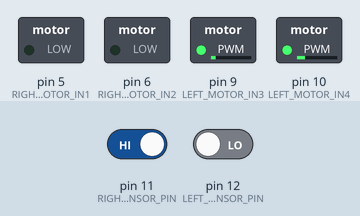
Recording of a sketch running on a simulated Arduino Uno, built with avr-gcc and run on an emulated ATmega328P. On the bench: switched loads named in the sketch (green lamp = pin HIGH). The test bench sets the inputs (shaded band); at power-on: pin 11 (RIGHT_SENSOR_PIN) HIGH, pin 12 (LEFT_SENSOR_PIN) LOW.

Above: at 1.2 s.
1.3 s: pin 11 (RIGHT_SENSOR_PIN) driven LOW
At 2.1 s:
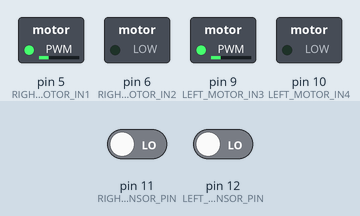
2.8 s: pin 12 (LEFT_SENSOR_PIN) driven HIGH
At 3.7 s:
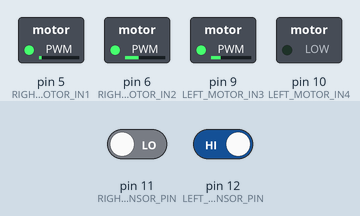
4.3 s: pin 11 (RIGHT_SENSOR_PIN) driven HIGH
At 5.5 s:
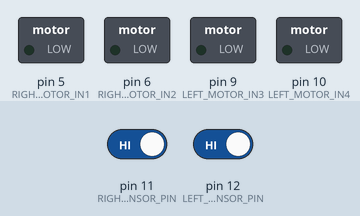
5.8 s: pin 12 (LEFT_SENSOR_PIN) driven LOW
At 7.0 s:
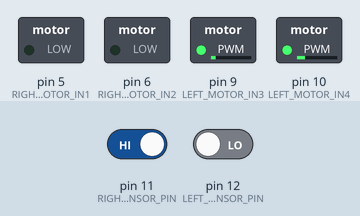
7.3 s: pin 11 (RIGHT_SENSOR_PIN) driven LOW and pin 12 (LEFT_SENSOR_PIN) driven HIGH
At 7.8 s:
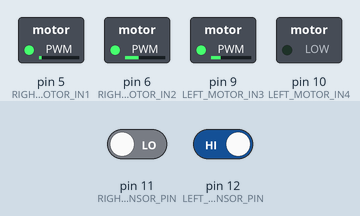
Timing chart, 0 to 9.8 s (numbered marks = the images above; inputs shaded):
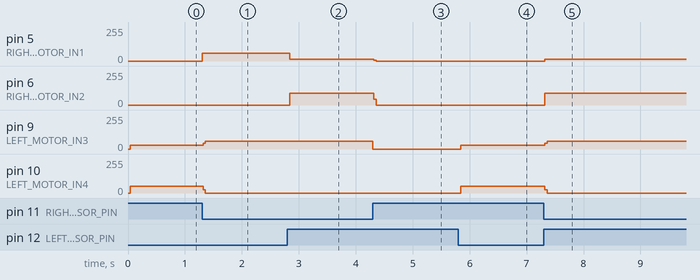

Measured:
- after the input at 1.3 s, pin 5 (RIGHT_MOTOR_IN1): 0/255 → 60/255 at once; pin 9 (LEFT_MOTOR_IN3): 28/255 → 60/255 at once; pin 10 (LEFT_MOTOR_IN4): 50/255 → 0/255 at once
- after the input at 2.8 s, pin 5 (RIGHT_MOTOR_IN1): 60/255 → 15/255 at once; pin 6 (RIGHT_MOTOR_IN2): 0/255 → 87/255 at once
- after the input at 4.3 s, pin 5 (RIGHT_MOTOR_IN1): 15/255 → 0/255 at once; pin 6 (RIGHT_MOTOR_IN2): 87/255 → 0/255 at once; pin 9 (LEFT_MOTOR_IN3): 60/255 → 0/255 at once
- after the input at 5.8 s, pin 9 (LEFT_MOTOR_IN3): 0/255 → 28/255 at once; pin 10 (LEFT_MOTOR_IN4): 0/255 → 50/255 at once
- after the input at 7.3 s, pin 5 (RIGHT_MOTOR_IN1): 0/255 → 15/255 at once; pin 6 (RIGHT_MOTOR_IN2): 0/255 → 87/255 at once; pin 9 (LEFT_MOTOR_IN3): 28/255 → 60/255 at once; pin 10 (LEFT_MOTOR_IN4): 50/255 → 0/255 at once

The sketch:

line_robot_movement.ino
```cpp
// --- Sensor Pin Definitions ---
const int RIGHT_SENSOR_PIN = 11;
const int LEFT_SENSOR_PIN = 12;

// Controling the turn speed
const int MOTOR_SPEED1 = 60;
const int MOTOR_SPEED2 = 150;

// --- Motor Direction Pins ---
const int RIGHT_MOTOR_IN1 = 5;
const int RIGHT_MOTOR_IN2 = 6;
const int LEFT_MOTOR_IN3 = 9;
const int LEFT_MOTOR_IN4 = 10;

enum MotorState {
  FORWARD,
  REVERSE,
  STOP
};

void setup() {
  // Initialize motor direction control pins as outputs
  pinMode(RIGHT_MOTOR_IN1, OUTPUT);
  pinMode(RIGHT_MOTOR_IN2, OUTPUT);
  pinMode(LEFT_MOTOR_IN3, OUTPUT);
  pinMode(LEFT_MOTOR_IN4, OUTPUT);

  // Initialize IR sensor pins as inputs
  pinMode(RIGHT_SENSOR_PIN, INPUT);
  pinMode(LEFT_SENSOR_PIN, INPUT);

  // Ensure motors are completely stopped on startup
  setRightMotor(STOP);
  setLeftMotor(STOP);
}

void loop() {
  // Read sensor values (assuming LOW = reflecting/white, HIGH = absorbing/black line)
  bool isRightOnLine = digitalRead(RIGHT_SENSOR_PIN);
  bool isLeftOnLine = digitalRead(LEFT_SENSOR_PIN);

  // --- Core Line Following Logic ---
  if (!isRightOnLine && !isLeftOnLine) {
    // Both sensors are off the line (LOW), move straight forward
    setRightMotor(FORWARD);
    setLeftMotor(FORWARD);
  }
  else if (isRightOnLine && !isLeftOnLine) {
    // Right sensor detected the line, drift/turn right
    // Tank turn: Right motor reverses, Left motor goes forward for a sharp turn
    setRightMotor(REVERSE);
    setLeftMotor(FORWARD);
  }
  else if (!isRightOnLine && isLeftOnLine) {
    // Left sensor detected the line, drift/turn left
    setRightMotor(FORWARD);
    setLeftMotor(REVERSE);
  }
  else {
    // Both sensors detected the line (e.g., an intersection or T-junction)
    setRightMotor(STOP);
    setLeftMotor(STOP);
  }
}

// --- Motor Control Helper Functions ---

void setRightMotor(MotorState state) {
  if (state == FORWARD) {
    analogWrite(RIGHT_MOTOR_IN1, MOTOR_SPEED1);
    digitalWrite(RIGHT_MOTOR_IN2, LOW);
  } else if (state == REVERSE) {
    digitalWrite(LEFT_MOTOR_IN3, LOW);
    analogWrite(LEFT_MOTOR_IN4, MOTOR_SPEED2);
  } else {
    // STOP
    digitalWrite(RIGHT_MOTOR_IN1, LOW);
    digitalWrite(RIGHT_MOTOR_IN2, LOW);
  }
}

void setLeftMotor(MotorState state) {
  if (state == FORWARD) {
    analogWrite(LEFT_MOTOR_IN3, MOTOR_SPEED1);
    digitalWrite(LEFT_MOTOR_IN4, LOW);
  } else if (state == REVERSE) {
    digitalWrite(RIGHT_MOTOR_IN1, LOW);
    analogWrite(RIGHT_MOTOR_IN2, MOTOR_SPEED2);
  } else {
    // STOP
    digitalWrite(LEFT_MOTOR_IN3, LOW);
    digitalWrite(LEFT_MOTOR_IN4, LOW);
  }
}
```
